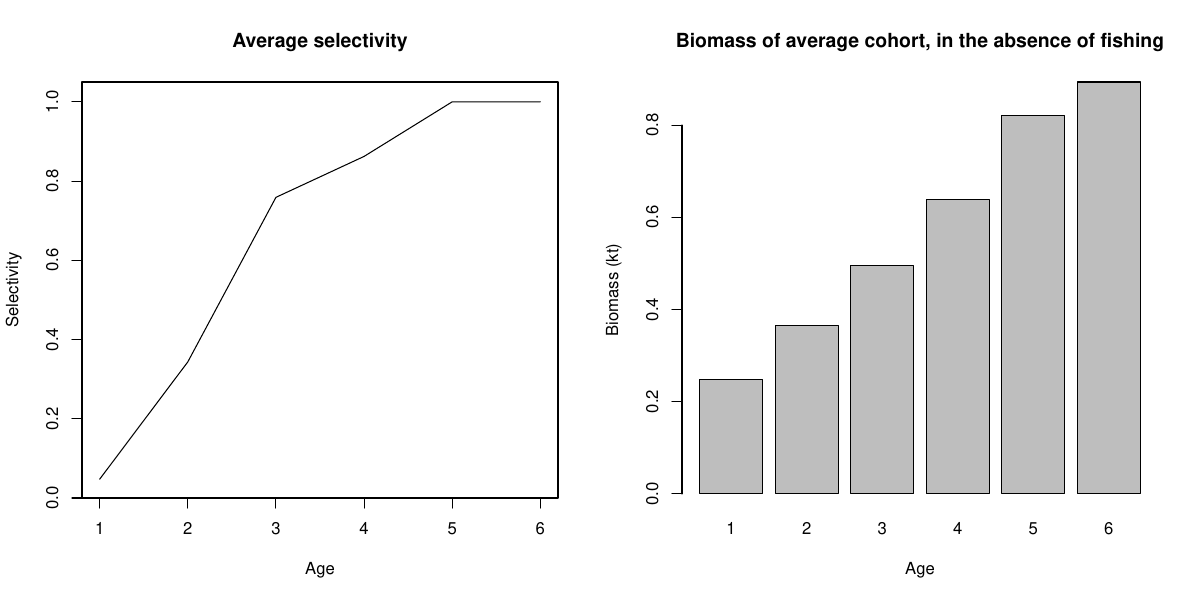

Write R code to recreate this figure.
source("functions/cohortBiomass.R")

path <- "../data/western_baltic/"

yrs <- 2008:2017
ages <- as.character(1:6)

## 1  Cohort biomass

w <- read.csv(paste0(path,"catch_weight.csv"), check.names=FALSE)
w <- w[w$year %in% yrs,]
w <- colMeans(w[ages])

M <- 0.2

N <- read.csv(paste0(path,"total_catch.csv"), check.names=FALSE)
Ninit <- N$"1"[N$year %in% yrs]
Ninit <- mean(Ninit) / 1000

B <- cohortBiomass(Ninit, w, M)
BPR <- cohortBiomass(exp(M+M), w, M)

## 2  Catch and selectivity

C <- structure(rep(0,6), names=1:6)
Cw <- C * w

Fmort <- read.csv(paste0(path,"F.csv"), check.names=FALSE)
Fmort <- Fmort[Fmort$year %in% yrs,]
Fmort <- colMeans(Fmort[ages])
S <- Fmort / max(Fmort)

pdf("WBaltic.pdf", 12, 6)  # 4, 12
par(mfrow=c(1,2))           # 4, 1
## barplot(C, xlab="Age", ylab="Catch (millions)", main="Average catch in numbers")
## barplot(Cw, xlab="Age", ylab="Catch (kt)", main="Average catch in weight")
plot(as.integer(names(S)), S, type="l", ylim=c(0,1.05), xlab="Age",
     ylab="Selectivity", main="Average selectivity", yaxs="i")
barplot(B, xlab="Age", ylab="Biomass (kt)",
        main="Biomass of average cohort, in the absence of fishing")
dev.off()
